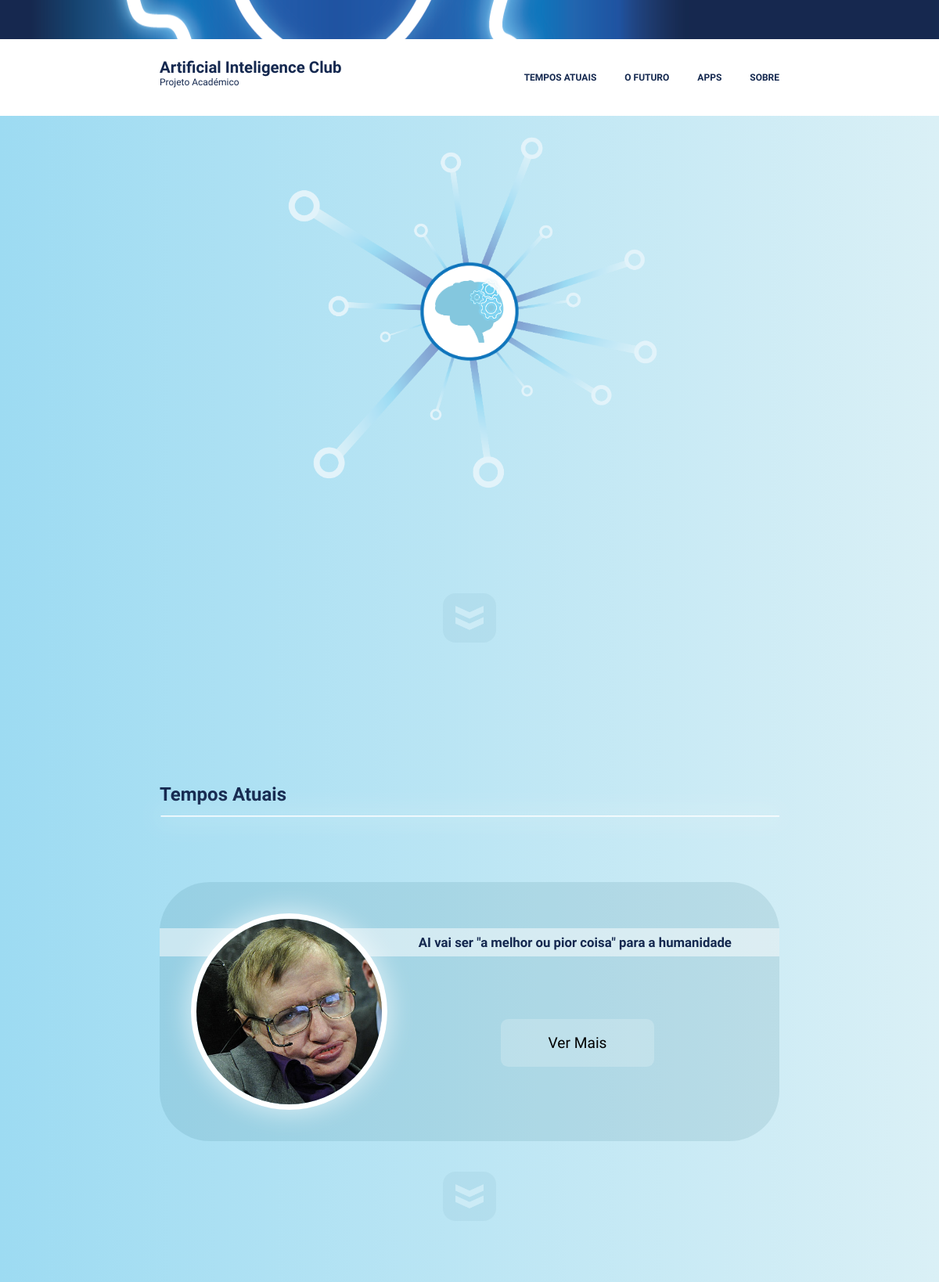
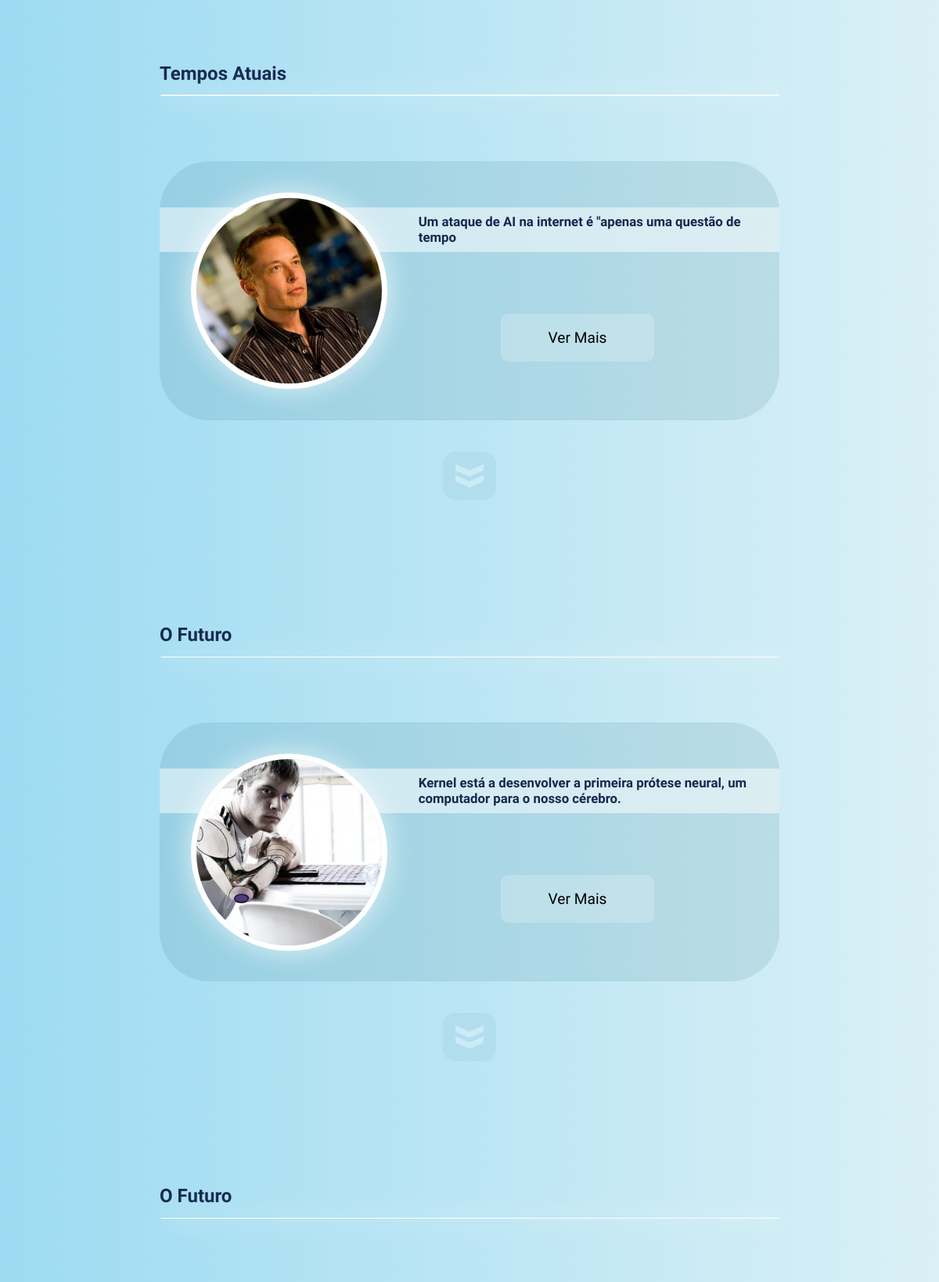
The page / (upper part) on the database its author committed (2 pictures, top to bottom).
### tables this page shows
CREATE TABLE IF NOT EXISTS `artigos` (
  `id` int(11) NOT NULL AUTO_INCREMENT,
  `nome_artigo` text NOT NULL,
  `titulo` text NOT NULL,
  `texto` text NOT NULL,
  `imagem` text NOT NULL,
  PRIMARY KEY (`id`)
);

CREATE TABLE IF NOT EXISTS `artigos_futuro` (
  `id` int(11) NOT NULL AUTO_INCREMENT,
  `titulo` text NOT NULL,
  `texto` text NOT NULL,
  `imagem` text NOT NULL,
  PRIMARY KEY (`id`)
);

### index.php (the view, shortened to what this page needs)
<?php
  $ligacao = mysqli_connect('localhost','root','','ai_club');
  mysqli_set_charset($ligacao,'utf8');
  $consulta = mysqli_query($ligacao, "SELECT * FROM artigos ORDER BY id");
while($linha = mysqli_fetch_assoc($consulta)){
  $artigos[] = $linha;
};
  $consulta_futuro = mysqli_query($ligacao, "SELECT * FROM artigos_futuro ORDER BY id");
while($linha_futuro = mysqli_fetch_assoc($consulta_futuro)){
  $artigos_futuro[] = $linha_futuro;
};
?>
<!DOCTYPE html>
<html>
<head>
<link rel="stylesheet" type="text/css" href="css/style.css" >
</head>
<body>
<header id="top">
  <div id="learn_more">
  </div>
    <div id="bar">
      <div class="contentor">
         <h1 id="logo" class="left">Artificial Inteligence Club <br/>
            <p id="logo_info" class="left">Projeto Académico</p>
         </h1>
        <nav id="menu">
           <a class="right" href="#sobre_botao">Sobre</a>
           <a class="right" href="#apps">APPS</a>
           <a class="right" href="#o_futuro">O Futuro</a>
           <a class="right" href="#tempos1">tempos atuais</a>
        </nav>
      </div>
    </div>
</header>
<div class="contentor">
<div id="celulas">
<img id="brain_main" src="imagens/brain.png"></img>
</div>
</div>
<img id="next1" src="imagens/setas.png"></img>
<?php for($i=0; $i<count($artigos); $i++){ ?>
<section id="tempos" class="contentor">
  <h1  class="tempos_class"id="tempos<?php echo $artigos[$i]['id']; ?>">Tempos Atuais</h1>
  <svg viewbox="0 0 100 0.2">
    <line x1="0" y1="0" x2="200" y2="0" style="stroke:#ffffff;stroke-width:0.4" />
  </svg>
  <article class="articles">
    <img class="figures left" src="imagens/<?php echo $artigos[$i]['imagem']; ?>"></img>
    <br/>
    <div class="article_text">
       <h2><?php echo $artigos[$i]['titulo']; ?></h2>
       <div class="vermais" id="show<?php echo $artigos[$i]['id']; ?>"> Ver Mais </div>
    </div>
  </article>
<img class="next_class" id="next<?php $art_id = $artigos[$i]['id'];
$id_art_mais1 = $art_id + 1;
echo $id_art_mais1 ?>" src="imagens/setas.png"></img>
</section>
<?php } ?>
<?php for($i=0; $i<count($artigos_futuro); $i++){ ?>
<section id="seccao_futuro" class="contentor">
  <h1 id="o_futuro<?php echo $artigos_futuro[$i]['id']; ?>">O Futuro</h1>
  <svg viewbox="0 0 100 0.2">
    <line x1="0" y1="0" x2="200" y2="0" style="stroke:#ffffff;stroke-width:0.4" />
  </svg>
  <article class="articles">
    <img class="figures left" src="imagens/<?php echo $artigos_futuro[$i]['imagem']; ?>"></img>
    <br/>
    <div class="article_text">
    <h2><?php echo $artigos_futuro[$i]['titulo']; ?></h2>
    <div class="vermais" id="show_f<?php echo $artigos_futuro[$i]['id']; ?>"> Ver Mais </div>
  </div>
  </article>
<img class="next_class" id="next_f<?php $art_fut_id = $artigos_futuro[$i]['id'];
$id_art_fut_mais1 = $art_fut_id + 1;
echo $id_art_fut_mais1 ?>" src="imagens/setas.png"></img>
</section>
<?php } ?>
</body>
</html>

### css/style.css (style rules this page uses)
body { font-family: "Questrial", sans-serif; font-weight: normal; font-style: normal; background-color: #9ddbf2; background: red; background: -webkit-linear-gradient( left, #9ddbf2, #daf0f6 ); background: -o-linear-gradient( left, #9ddbf2, #daf0f6 ); background: -moz-linear-gradient( left, #9ddbf2, #daf0f6 ); background: linear-gradient( left, 9ddbf2, DAF0F6 ); margin: 0; }
a { text-decoration: none; }
.left { float: left; }
.right { float: right; }
.contentor { width: 66%; margin: 0 auto; }
#bar { width: 100%; background-color: #ffffff; position: fixed; padding: 1.5em 0; }
#top { width: 100%; position: fixed; background-image: url("neonbar.png"); background-position: left; background-repeat: no-repeat; z-index: 7; display: inherit; }
#learn_more { color: white; min-height: 50px; }
#logo { font-size: 1.7vw; font-weight: 800; cursor: pointer; color: #14284f; }
#logo_info { font-size: 1vw; margin: 0; font-weight: normal; color: #14284f; }
#menu a { padding: 1.5em 0 1.5em 3em; text-transform: uppercase; font-weight: 600; font-size: 1vw; color: #14284f; }
#celulas { padding-top: 20%; }
#brain_main { width: 13%; margin: 0 auto; margin-left: 26.5%; margin-top: 13.5%; position: absolute; z-index: 4; cursor: pointer; }
#next1 { margin: 50% auto 15% auto; width: 3%; display: block; cursor: pointer; padding: 1em; border-radius: 1em; background-color: rgba(0, 78, 102, 0.05); }
.next_class { margin: 5% auto 20% auto; width: 4.5%; display: block; cursor: pointer; padding: 1em; border-radius: 1em; background-color: rgba(0, 78, 102, 0.05); }
.contentor h1 { font-size: 2vw; margin: 0; color: #14284f; }
#seccao_futuro h1 { font-size: 2vw; margin: 0; color: #14284f; }
.articles { display: block; margin-top: 10%; background-color: rgba(0, 78, 102, 0.1); border-radius: 4em; }
.articles h2 { font-size: 1.4vw; padding: 0.5em 1em 0.5em 0; color: #14284f; background-color: rgba(255, 255, 255, 0.5); }
.figures { width: 30%; border-radius: 50%; margin: 5%; border: 0.6vw solid white; box-shadow: 0 0 2em 0.2em rgba(255, 255, 255, 0.6); }
.article_text { margin-top: 5%; }
.article_text div { margin: 10% 0 0 55%; display: block; font-size: 1.6vw; width: 20%; padding: 1em; border-radius: 0.5em; background-color: rgba(255, 255, 255, 0.2); text-align: center; cursor: pointer; }
section svg { box-shadow: 0 0 2em 0.2em rgba(255, 255, 255, 0.4); }

### rows shown on the page
artigos: imagem (picture), titulo "AI vai ser \"a melhor ou pior coisa\" para a humanidade"
artigos: imagem (picture), titulo "Um ataque de AI na internet é \"apenas uma questão de tempo"
artigos_futuro: imagem (picture), titulo "Kernel está a desenvolver a primeira prótese neural, um computador para o nosso cérebro."
